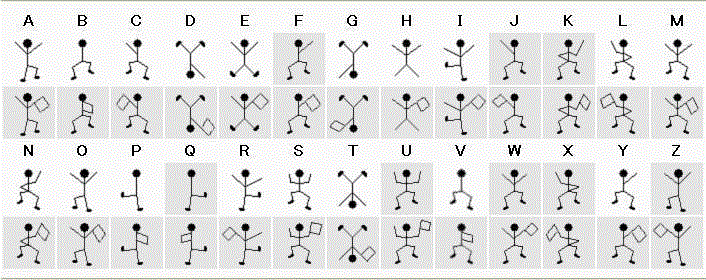
#> input picture dancingmen.gif, 706 x 280 px
$ python holmes.py   (Python 2 division)
#> lines starting #> are read from the running program, lines starting #| are printed output that depends on the picture
#holmes.py

import graphics
from PIL import Image, ImageDraw

'''def draw(line,im,ims,i,data):
        im.paste(ims[ord(data[p])-96],(53*i,55*(line-1),50+53*i,33+55*(line-1)))

def flag(line,im,ims,i,data):
        im.paste(ims[ord(data[p])-96+26],(53*i,55*(line-1),50+53*i,33+55*(line-1)))'''


def main():

        '''
        win = graphics.GraphWin("DUDANDAN",800,800)
        image = graphics.Image(graphics.Point(353,140),"dancingmen.gif")
        image.draw(win)'''

        im = Image.open("dancingmen.gif")
#> im is the input picture: PIL image 706x280 P; mean R, G, B, A 227.8, 227.8, 227.5, 255
        im.getbbox()
        im3 = Image.new('RGBA',(2000,4000),'white')
#> im3: PIL image 2000x4000 RGBA; every value is 255
        im4 = Image.new('RGB',(1000,1000))
#> im4: PIL image 1000x1000 RGB; every value is 0
        im5 = Image.new('RGB',(5000,300))
#> im5: PIL image 5000x300 RGB; every value is 0
        im6 = Image.new('RGB',(500,300))
#> im6: PIL image 500x300 RGB; every value is 0
        im3.save("new.gif")
        #print im.getbbox()


        ims = []
        for i in range(13):
                ims.append(im.crop((3+4*i+50*i,33,53+4*i+50*i,83)))
                im4.paste(ims[i],(50*i+3*i,0,50+3*i+50*i,50))
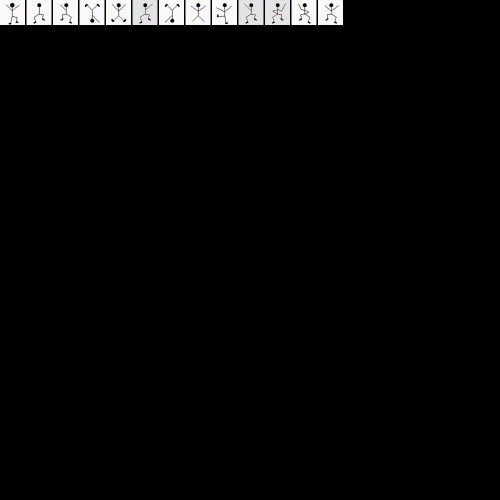
#> im4: PIL image 1000x1000 RGB (shown at 1/2 size); mean R, G, B 7.5, 7.5, 7.5
#> after the loop, ims = 13 items
        for m in range(13):
                ims.append(im.crop((3+4*m+50*m,166,53+4*m+50*m,216)))
                im4.paste(ims[m+13],(50*m+3*m,110,50+3*m+50*m,160))
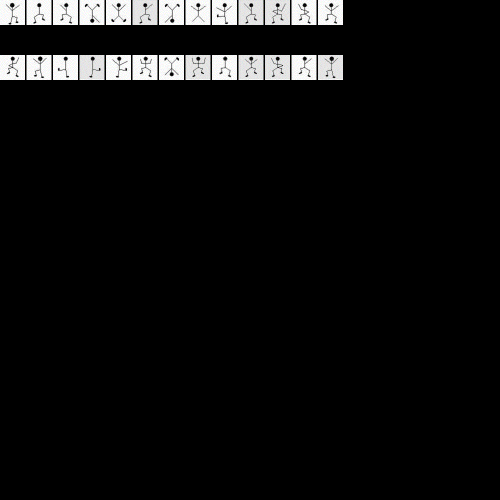
#> im4: PIL image 1000x1000 RGB (shown at 1/2 size); mean R, G, B 14.9, 14.9, 14.9
#> after the loop, ims = 26 items
        for no in range(6):
                ims.append(ims[0])
#> after the loop, ims = 32 items
        for i in range(26):
                ims.append(ims[i])
#> after the loop, ims = 58 items
        # i==58-1
        for j in range(13):
                ims.append(im.crop((3+4*j+50*j,88,53+4*j+50*j,138)))
                im4.paste(ims[j+26],(50*j+3*j,55,50+3*j+50*j,105))
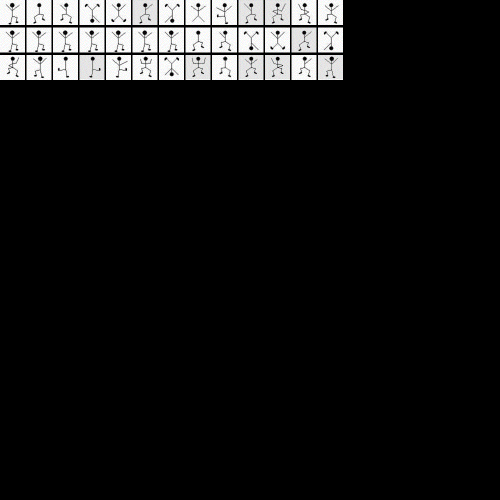
#> im4: PIL image 1000x1000 RGB (shown at 1/2 size); mean R, G, B 22.4, 22.4, 22.4
#> after the loop, ims = 71 items
        for n in range(13):
                ims.append(im.crop((3+4*n+50*n,218,53+4*n+50*n,268)))
                im4.paste(ims[n+39],(50*n+3*n,165,50+3*n+50*n,215))
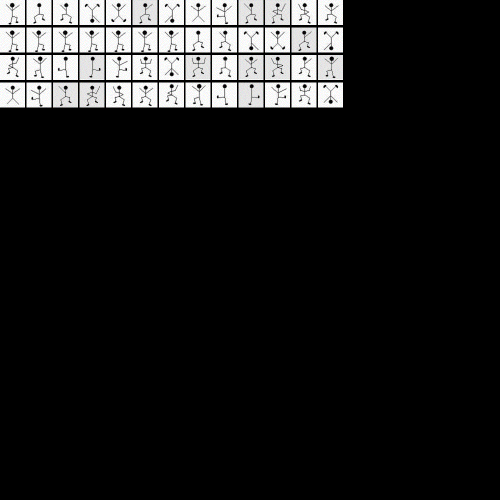
#> im4: PIL image 1000x1000 RGB (shown at 1/2 size); mean R, G, B 29.9, 29.9, 29.9
#> after the loop, ims = 84 items
        for no in range(6):
                ims.append(ims[0])
#> after the loop, ims = 90 items
        for i in range(26):
                ims.append(ims[i+58])
#> after the loop, ims = 116 items

        for i in range(116):
                im5.paste(ims[i],(50*i,0,50+50*i,50))
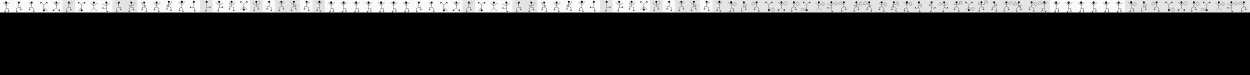
#> im5: PIL image 5000x300 RGB (shown at 1/4 size); mean R, G, B 37.3, 37.3, 37.3
        # [6 lines of commented-out code are left out]
#> (the run stopped early here; a loop or call above may not have finished)
